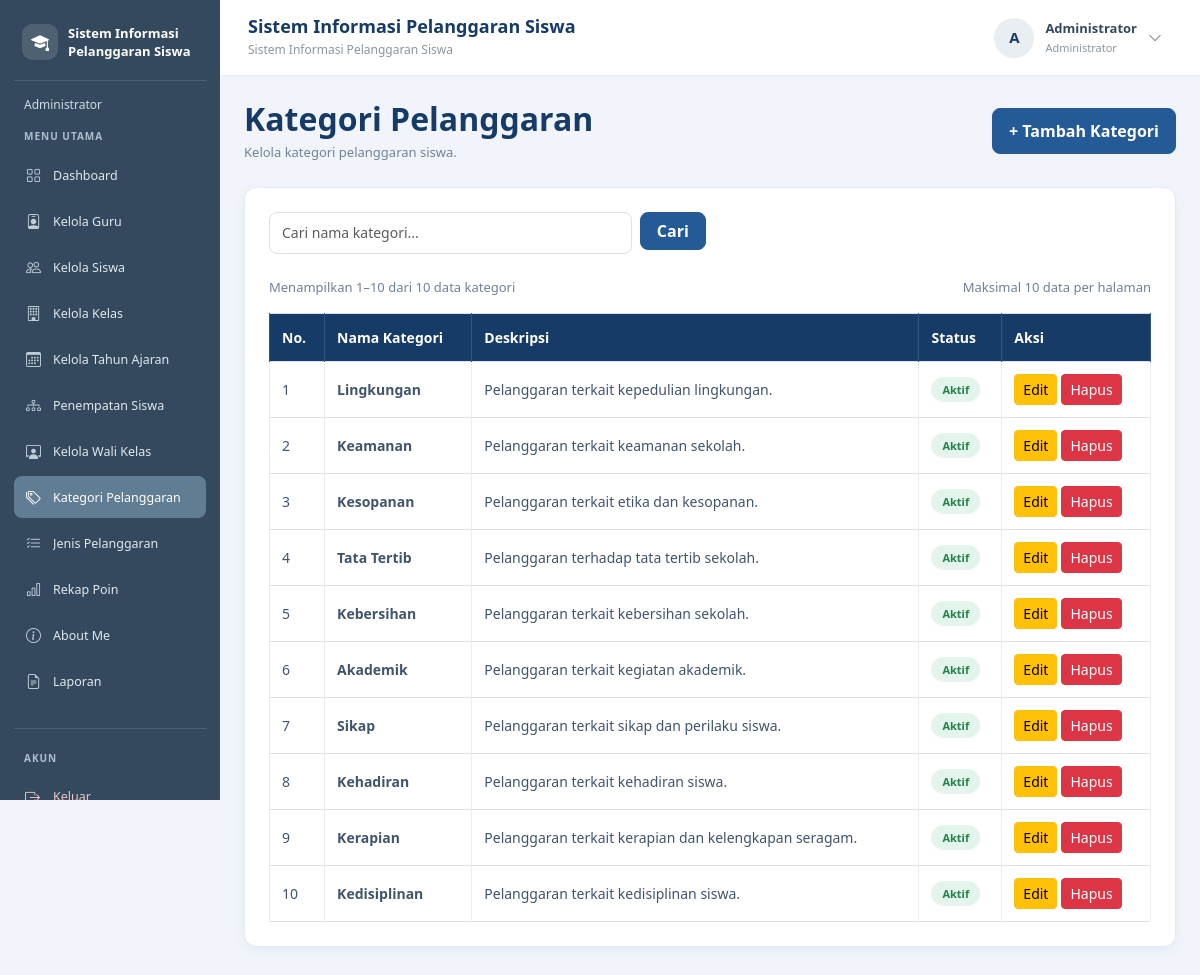
Screenshot of /kategori_pelanggaran.php (signed in) with the database file from the repository.
### tables this page shows
CREATE TABLE `t_pelanggaran_kategori` (
  `id` int(11) NOT NULL,
  `nama` varchar(100) NOT NULL,
  `deskripsi` text NOT NULL,
  `status_aktif` tinyint(1) NOT NULL,
  `created_at` timestamp NOT NULL DEFAULT current_timestamp(),
  `updated_at` timestamp NOT NULL DEFAULT current_timestamp()
);

### kategori_pelanggaran.php (the view, shortened to what this page needs)
<?php
include "config/koneksi.php";
function e($nilai)
{
    return htmlspecialchars((string)($nilai ?? ''), ENT_QUOTES, 'UTF-8');
}
$cari = trim($_GET['cari'] ?? '');
$batas = 10;
$halaman = max(1, (int)($_GET['halaman'] ?? 1));
$keyword = "%" . $cari . "%";
$sqlJumlah = "
    SELECT COUNT(*) AS total
    FROM t_pelanggaran_kategori
    WHERE nama LIKE ?
";
$stmtJumlah = mysqli_prepare($koneksi, $sqlJumlah);
mysqli_stmt_bind_param($stmtJumlah, "s", $keyword);
mysqli_stmt_execute($stmtJumlah);
$hasilJumlah = mysqli_stmt_get_result($stmtJumlah);
$totalData = (int)(mysqli_fetch_assoc($hasilJumlah)['total'] ?? 0);
$totalHalaman = max(1, (int)ceil($totalData / $batas));
$halaman = min($halaman, $totalHalaman);
$offset = ($halaman - 1) * $batas;
$sql = "
    SELECT id, nama, deskripsi, status_aktif
    FROM t_pelanggaran_kategori
    WHERE nama LIKE ?
    ORDER BY id DESC
    LIMIT ? OFFSET ?
";
$stmt = mysqli_prepare($koneksi, $sql);
mysqli_stmt_bind_param($stmt, "sii", $keyword, $batas, $offset);
mysqli_stmt_execute($stmt);
$dataKategori = mysqli_stmt_get_result($stmt);
?>
<!DOCTYPE html>
<html lang="id">
<head>
    <link href="https://cdn.jsdelivr.net/npm/bootstrap@5.3.8/dist/css/bootstrap.min.css" rel="stylesheet">
</head>
<body>
<?php include "includes/sidebar.php"; ?>
<?php include "includes/navbar.php"; ?>
<main class="konten-utama">
    <div class="d-flex flex-wrap justify-content-between align-items-center gap-3 mb-4">
        <div>
            <h2 class="judul-halaman">Kategori Pelanggaran</h2>
            <p class="deskripsi-halaman mb-0">
                Kelola kategori pelanggaran siswa.
            </p>
        </div>
        <a href="tambah_kategori_pelanggaran.php" class="btn btn-tambah">
            + Tambah Kategori
        </a>
    </div>
    <div class="card card-data">
        <div class="card-body p-3 p-md-4">
            <form method="GET" action="kategori_pelanggaran.php" class="row g-2 mb-4">
                <div class="col-md-6 col-lg-5">
                    <input
                        type="search"
                        name="cari"
                        class="form-control"
                        placeholder="Cari nama kategori..."
                        value="<?= e($cari); ?>"
                        autocomplete="off">
                </div>
                <div class="col-auto">
                    <button type="submit" class="btn btn-cari px-3">Cari</button>
                </div>
            </form>
            <div class="d-flex flex-wrap justify-content-between align-items-center gap-2 mb-3">
                <div class="info-data">
                    <?php if ($totalData > 0): ?>
                        Menampilkan <?= $offset + 1; ?>–<?= min($offset + $batas, $totalData); ?>
                        dari <?= $totalData; ?> data kategori
                    <?php else: ?>
                        Tidak ada data kategori
                    <?php endif; ?>
                </div>
                <div class="info-data">Maksimal <?= $batas; ?> data per halaman</div>
            </div>
            <div class="table-responsive">
                <table class="table table-bordered table-hover align-middle">
                    <thead>
                        <tr>
                            <th>No.</th>
                            <th>Nama Kategori</th>
                            <th>Deskripsi</th>
                            <th>Status</th>
                            <th>Aksi</th>
                        </tr>
                    </thead>
                    <tbody>
                    <?php if (mysqli_num_rows($dataKategori) > 0): ?>
                        <?php $no = $offset + 1; ?>
                        <?php while ($row = mysqli_fetch_assoc($dataKategori)): ?>
                            <tr>
                                <td><?= $no++; ?></td>
                                <td class="fw-semibold">
                                    <?= e($row['nama']); ?>
                                </td>
                                <td style="min-width: 220px; white-space: normal;">
                                    <?= e($row['deskripsi'] ?: '-'); ?>
                                </td>
                                <td>
                                    <?php if ((int)$row['status_aktif'] === 1): ?>
                                        <span class="badge badge-status badge-aktif">Aktif</span>
                                    <?php else: ?>
                                        <span class="badge badge-status badge-nonaktif">Tidak Aktif</span>
                                    <?php endif; ?>
                                </td>
                                <td>
                                    <div class="d-flex gap-1">
                                        <a href="edit_kategori_pelanggaran.php?id=<?= (int)$row['id']; ?>"
                                           class="btn btn-sm btn-warning">
                                            Edit
                                        </a>
                                        <form action="hapus_kategori_pelanggaran.php"
                                              method="POST"
                                              class="d-inline"
                                              onsubmit="return confirm('Yakin ingin menghapus kategori ini?');">
                                            <button type="submit" class="btn btn-sm btn-danger">
                                                Hapus
                                            </button>
                                        </form>
                                    </div>
                                </td>
                            </tr>
                        <?php endwhile; ?>
                    <?php endif; ?>
                    </tbody>
                </table>
            </div>
        </div>
    </div>
</main>
</body>
</html>

### kategori_pelanggaran.php (style rules this page uses)
body { margin: 0; background: #F1F5FB; }
.konten-utama { margin-left: 220px !important; width: calc(100% - 220px) !important; min-height: 100vh; padding: 100px 24px 30px; box-sizing: border-box; }
.konten-utama, .konten-utama * { box-sizing: border-box; }
.judul-halaman { color: #173B67; font-weight: 700; margin-bottom: 5px; }
.deskripsi-halaman, .info-data { color: #718096; font-size: 13px; }
.card-data { background: #fff; border: 1px solid #E5EAF2; border-radius: 12px; box-shadow: 0 3px 12px rgba(23, 59, 103, .06); }
.btn-tambah, .btn-cari { background: #245B96; border: 1px solid #245B96; color: #fff; border-radius: 8px; font-weight: 600; }
.btn-tambah { padding: 10px 16px; }
.form-control { min-height: 42px; border: 1px solid #D8E1ED; border-radius: 8px; font-size: 14px; }
.table { margin-bottom: 0; font-size: 14px; white-space: nowrap; }
.table thead th { background: #173B67; color: #fff; font-weight: 600; padding: 13px 12px; border-color: #31577F; }
.table tbody td { padding: 12px; color: #40546B; border-color: #E8EDF4; }
.badge-status { padding: 7px 11px; border-radius: 20px; font-size: 11px; font-weight: 600; }
.badge-aktif { background: #E3F5EA; color: #21834B; }

### rows the page displays
t_pelanggaran_kategori: nama "Lingkungan", deskripsi "Pelanggaran terkait kepedulian lingkungan.", status_aktif "Aktif"
t_pelanggaran_kategori: nama "Keamanan", deskripsi "Pelanggaran terkait keamanan sekolah.", status_aktif "Aktif"
t_pelanggaran_kategori: nama "Kesopanan", deskripsi "Pelanggaran terkait etika dan kesopanan.", status_aktif "Aktif"
t_pelanggaran_kategori: nama "Tata Tertib", deskripsi "Pelanggaran terhadap tata tertib sekolah.", status_aktif "Aktif"
t_pelanggaran_kategori: nama "Kebersihan", deskripsi "Pelanggaran terkait kebersihan sekolah.", status_aktif "Aktif"
t_pelanggaran_kategori: nama "Akademik", deskripsi "Pelanggaran terkait kegiatan akademik.", status_aktif "Aktif"
t_pelanggaran_kategori: nama "Sikap", deskripsi "Pelanggaran terkait sikap dan perilaku siswa.", status_aktif "Aktif"
t_pelanggaran_kategori: nama "Kehadiran", deskripsi "Pelanggaran terkait kehadiran siswa.", status_aktif "Aktif"
t_pelanggaran_kategori: nama "Kerapian", deskripsi "Pelanggaran terkait kerapian dan kelengkapan seragam.", status_aktif "Aktif"
t_pelanggaran_kategori: nama "Kedisiplinan", deskripsi "Pelanggaran terkait kedisiplinan siswa.", status_aktif "Aktif"

### other values shown
$labelRole "Administrator"
$menu[0] "Dashboard"
$menu[0] "Kelola Guru"
$menu[0] "Kelola Siswa"
$menu[0] "Kelola Kelas"
$menu[0] "Kelola Tahun Ajaran"
$menu[0] "Penempatan Siswa"
$menu[0] "Kelola Wali Kelas"
$menu[0] "Kategori Pelanggaran"
$menu[0] "Jenis Pelanggaran"
$menu[0] "Rekap Poin"
$menu[0] "About Me"
$menu[0] "Laporan"
$judulNavbar "Sistem Informasi Pelanggaran Siswa"
$inisial "A"
